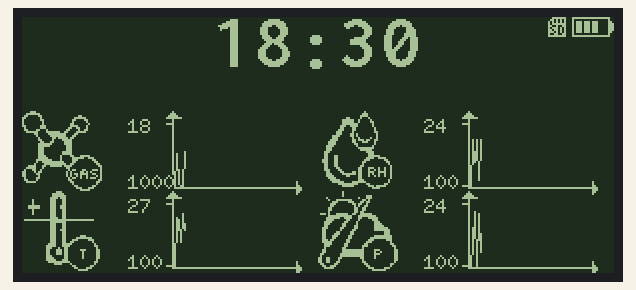
This sketch was run on a simulated Arduino Uno, built with avr-gcc and run on an emulated ATmega328P. On the bench: 296×128 one-colour display. Random numbers use the default seed unless the sketch sets one; what the sketch prints to the serial monitor is not drawn.

Above: at 2.43 s.
At 7.0 s:
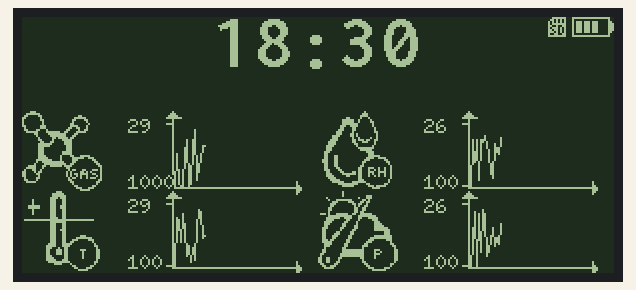
At 13.9 s:
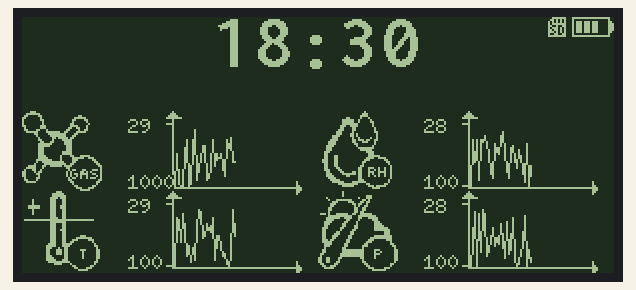
At 25.56 s:
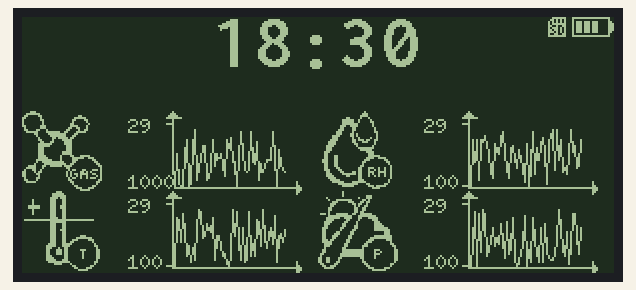
At 32.6 s:
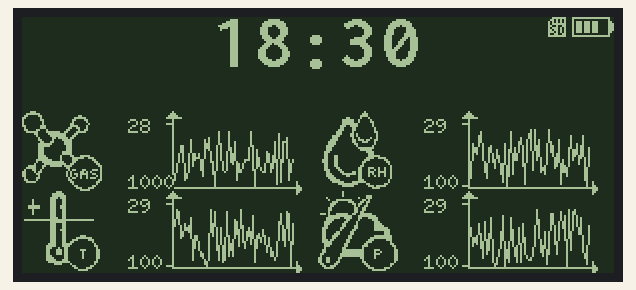
At 39.66 s:
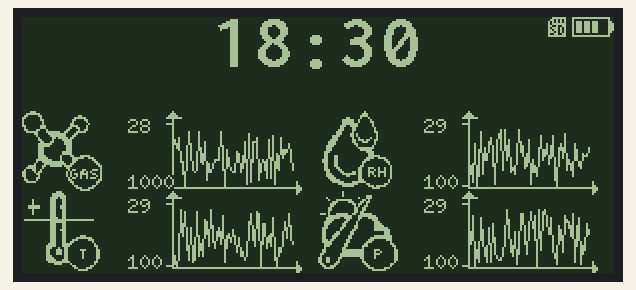

The sketch:

v0.ino
```cpp
#include <Arduino.h>
#include <U8g2lib.h>
#include "voc_40.h"
#include "t_40.h"
#include "rh_40.h"
#include "p_40.h"
#include "sd_10.h"
#include <SPI.h>
#include <SdFat.h>     // SD-Library
#include <CircularBuffer.h>

#include <Adafruit_Sensor.h>
#include <Adafruit_BME280.h>
#define U8G2_16BIT
#define SCK 3
#define MISO 2
#define MOSI 4
#define CS_BME 1
#define CS_EINK 0


Adafruit_BME280 bme(CS_BME, MOSI, MISO, SCK); // software SPI
//U8G2_SSD1607_200X200_F_3W_SW_SPI u8g2(U8G2_R3, /* clock=*/ SCK, /* data=*/ MOSI, /* cs=*/ CS_EINK);  // eInk/ePaper Display, original LUT from embedded artists
U8G2_IL3820_V2_296X128_F_4W_SW_SPI u8g2(U8G2_R0, /* clock=*/ 3, /* data=*/ 4, /* cs=*/ 0, /* dc=*/ 1);  // ePaper Display, lesser flickering and faster speed, enable 16 bit mode for this display!

CircularBuffer<int, 60> vocbuffer;
CircularBuffer<float, 60> tbuffer;
CircularBuffer<float, 60> hbuffer;
CircularBuffer<float, 60> pbuffer;
// End of constructor list
int graph_height = 38; //diagnostic initial values
int graph_width =64;
int maxvoc =0;
int minvoc =1000;
int maxt =0;
int mint =100;
int maxh =0;
int minh =100;
int maxp =0;
int minp =100;
int timetextshift=0;

SdFat sd;
void setup() {

 Serial.begin(115200);
 Serial.println("Program started");
  u8g2.begin();
  u8g2.setFont(u8g2_font_6x10_tr);
  u8g2.setDrawColor(0);
  u8g2.setPowerSave(1);
 // bme.begin();
//sd.begin();
  vocbuffer.push(0); // Set beginning of graph to 0,0
  tbuffer.push(0); // Set beginning of graph to 0,0
  hbuffer.push(0); // Set beginning of graph to 0,0
  pbuffer.push(0); // Set beginning of graph to 0,0
}

void checkminmax(){ //reset maximum values and determine max storaged value
maxvoc=0;
minvoc=1000;
  maxt=0;
  mint=100;
  maxh=0;
  minh=100;
  maxp=0;
  minp=100;
for (int i=0; i < vocbuffer.size(); i++){
 if (vocbuffer[i] > maxvoc){maxvoc = vocbuffer[i];}
// if (vocbuffer[i] < minvoc){minvoc = vocbuffer[i];}
}
for (int i=0; i < tbuffer.size(); i++){
 if (tbuffer[i] > maxt){maxt = tbuffer[i];}
// if (tbuffer[i] < mint){mint = tbuffer[i];}
}
for (int i=0; i < hbuffer.size(); i++){
 if (hbuffer[i] > maxh){maxh = hbuffer[i];}
// if (hbuffer[i] < minh){minh = hbuffer[i];}
}
for (int i=0; i < pbuffer.size(); i++){
 if (pbuffer[i] > maxp){maxp = pbuffer[i];}
// if (pbuffer[i] < minp){minp = pbuffer[i];}
}
}

void loop() {
for (int i=0; i < 5; i++){
  vocbuffer.push(random(1,30));
  tbuffer.push(random(1,30));
  hbuffer.push(random(1,30));
  pbuffer.push(random(1,30));
}
  checkminmax();

u8g2.setPowerSave(0);

 u8g2.clearBuffer();         // clear the internal memory
  u8g2.setDrawColor(1);
 u8g2.drawBox(0,0,296,128);
  u8g2.setDrawColor(0);
  drawgraph(75,47,'v');
  drawgraph(75,87,'t');
  drawgraph(223,47,'h');
  drawgraph(223,87,'p');
  drawtime();
  drawstatus();
  u8g2.sendBuffer();         // transfer internal memory to the display
u8g2.setPowerSave(1);
  delay(2000);

}
void drawtime(){
 char* timestring ="18:30";
  u8g2.setFont(u8g2_font_inb24_mf);
 int timex= u8g2.getStrWidth(timestring);

 u8g2.drawStr(148-0.5*timex , 25, timestring);
  u8g2.setFont(u8g2_font_6x10_tr);
}

void drawstatus(){
  int x = 296-21;
  int y = 0;
  int batstate =3;
    u8g2.drawFrame(x,y,19,10);
    u8g2.drawLine(295,3,295,6);
    u8g2.drawLine(294,2,294,7);
  for (int i=0; i < batstate; i++){
    u8g2.drawBox(x+2+(i*4),y+2,3,6);
  }
  u8g2.drawXBM( 296-21-12, 0, sd_10_width, sd_10_height, sd_10_bits); //draw picture
}

void drawgraph(int x, int y, char parameter) {
  u8g2.drawLine(x, y, x, y+graph_height); //y-axis
  u8g2.drawTriangle(x,y, x-3,y+3, x+4,y+3); //arrowhead y-axis
  u8g2.drawLine(x,y+graph_height,x+graph_width, y+graph_height); //x-axis
  u8g2.drawTriangle(x+graph_width,y+graph_height, x+graph_width-2,y+graph_height-3, x+graph_width-2,y+graph_height+3);// arrowhead x-axis
  //u8g2.drawStr(x-22,y+graph_height-1+2, "123");
  //u8g2.drawStr(x-22,y+6+5, "456");   //-5: half text height

  u8g2.drawStr( x+timetextshift-9, 200, "now");
 int mini=0;
 int maxi=0;
 double vocscaler = 1;//(1/40.00)*(maxvoc-minvoc);
 double tscaler = 1;//(1/40.00)*(maxt-mint);
 double hscaler = 1;//(1/40.00)*(maxh-minh);
 double pscaler = 1;//(1/40.00)*(maxh-minh);
  switch (parameter){
    case 'v':
      u8g2.drawXBM( x-75, y, voc_40_width, voc_40_height, voc_40_bits); //draw picture


      for (int i=1; i < vocbuffer.size(); i++){

        u8g2.drawLine(x+i,y+graph_height-vocbuffer[i-1]/vocscaler,x+1+i,y+graph_height-vocbuffer[i]/vocscaler); // draw graph itself
        timetextshift=i;} // only has to be done for one of the graphs

      maxi=maxvoc;
      mini=minvoc;

      break;
    case 't':
      u8g2.drawXBM( x-75, y, t_40_width, t_40_height, t_40_bits); //draw picture
      for (int i=0; i < tbuffer.size(); i++){
        u8g2.drawLine(x+i,y+graph_height-tbuffer[i-1]/tscaler,x+1+i,y+graph_height-tbuffer[i]);
        } // draw graph itself
      maxi=maxt;
      mini=mint;
              Serial.println(tbuffer.size());

      break;
    case 'h':
      u8g2.drawXBM( x-75, y, rh_40_width, rh_40_height, rh_40_bits); //draw picture
      for (int i=1; i < hbuffer.size(); i++){
        u8g2.drawLine(x+i,y+graph_height-hbuffer[i-1]/hscaler,x+1+i,y+graph_height-hbuffer[i]/hscaler);} // draw graph itself
      maxi=maxh;
      mini=minh;

      break;
    case 'p':
      u8g2.drawXBM( x-75, y, p_40_width, p_40_height, p_40_bits); //draw picture
      for (int i=1; i < hbuffer.size(); i++){
        u8g2.drawLine(x+i,y+graph_height-pbuffer[i-1]/pscaler,x+1+i,y+graph_height-pbuffer[i]/pscaler);} // draw graph itself
      maxi=maxh;
      mini=minh;

      break;

  }
    u8g2.drawLine(x,y+graph_height-1,x-3,y+graph_height-1); //draw line for min value
  u8g2.drawLine(x,y+6,x-3,y+6); //draw line for max value

  u8g2.setCursor(x-22,y+graph_height-1+2); //cursor for min value
  u8g2.print(mini);
  u8g2.setCursor(x-22,y+6+5); //cursor for min value
  u8g2.print(maxi);

}
```

sd_10.h
```cpp
#define sd_10_width 9
#define sd_10_height 10
static unsigned char sd_10_bits[] = {
   0xfc, 0x01, 0x56, 0x01, 0x55, 0x01, 0xfd, 0x01, 0x93, 0x01, 0x5d, 0x01,
   0x5b, 0x01, 0x57, 0x01, 0x99, 0x01, 0xff, 0x01 };
```

Source omitted: p_40.h (data table, 1335 bytes), rh_40.h (data table, 1338 bytes), t_40.h (data table, 1335 bytes), voc_40.h (data table, 1341 bytes)
